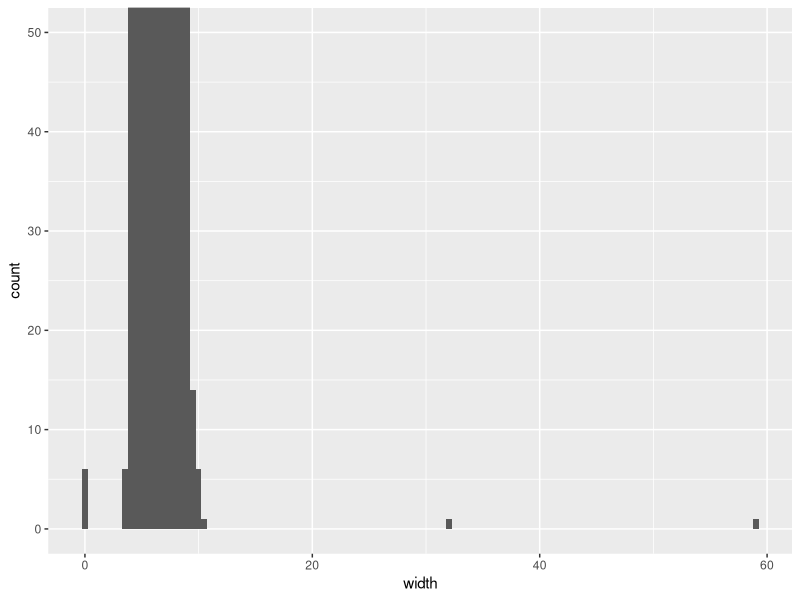
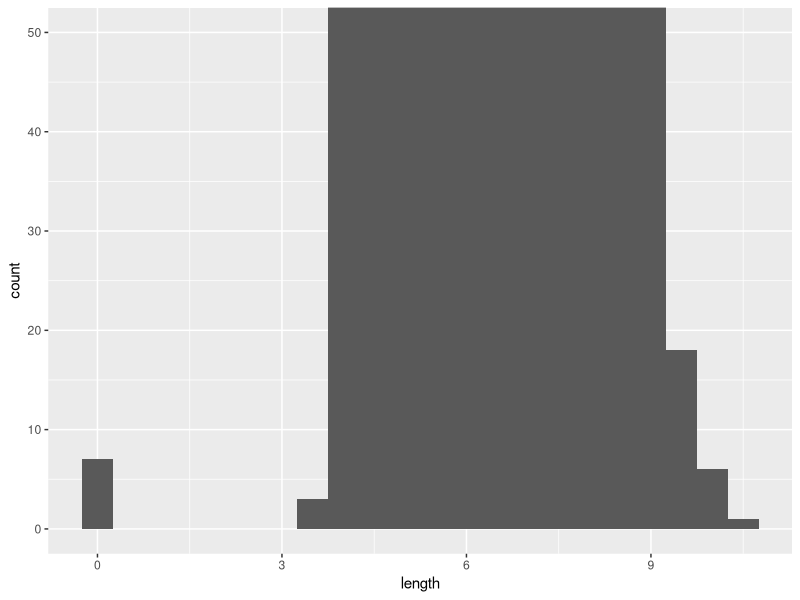
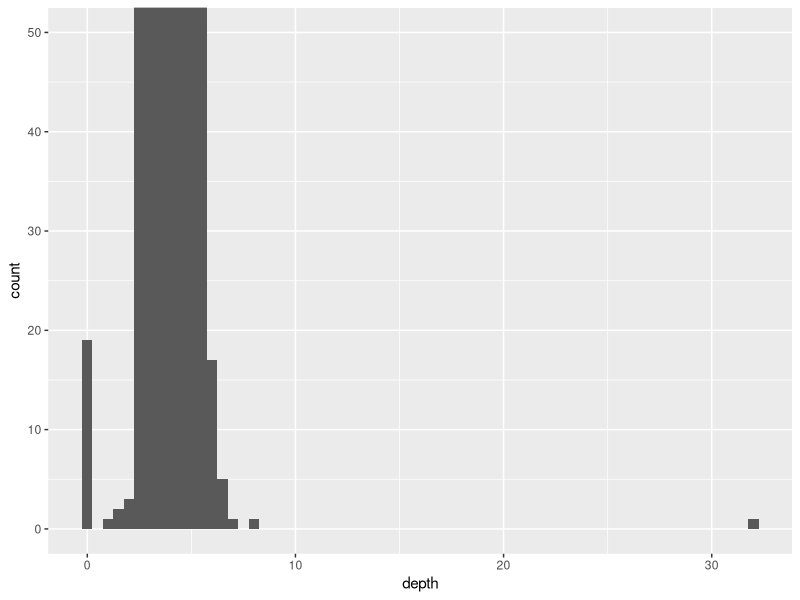
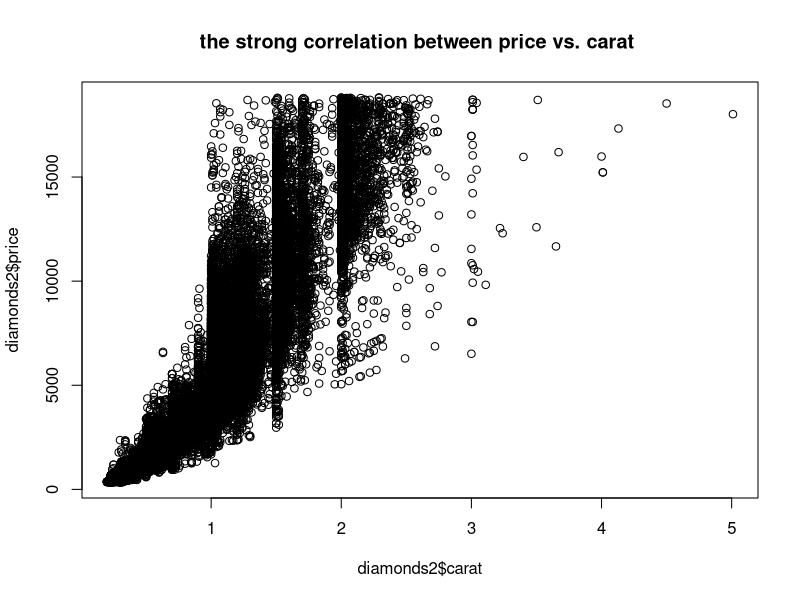
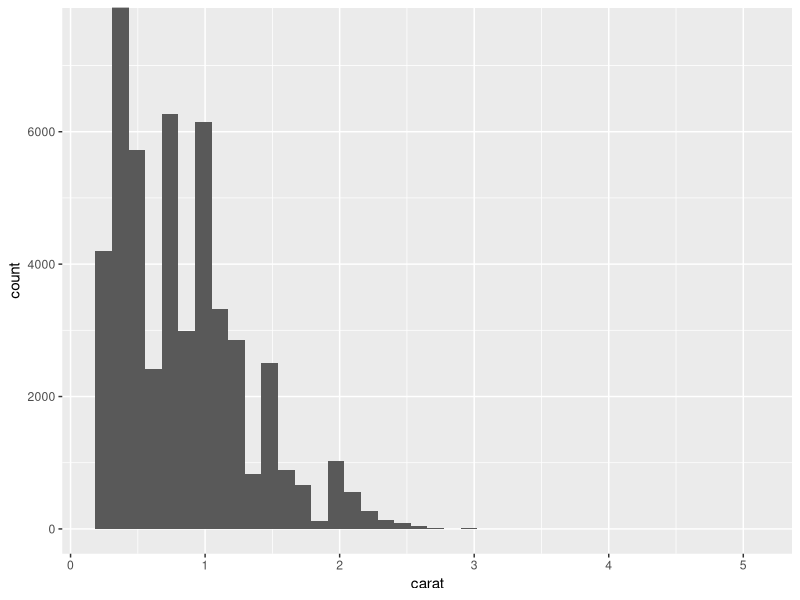
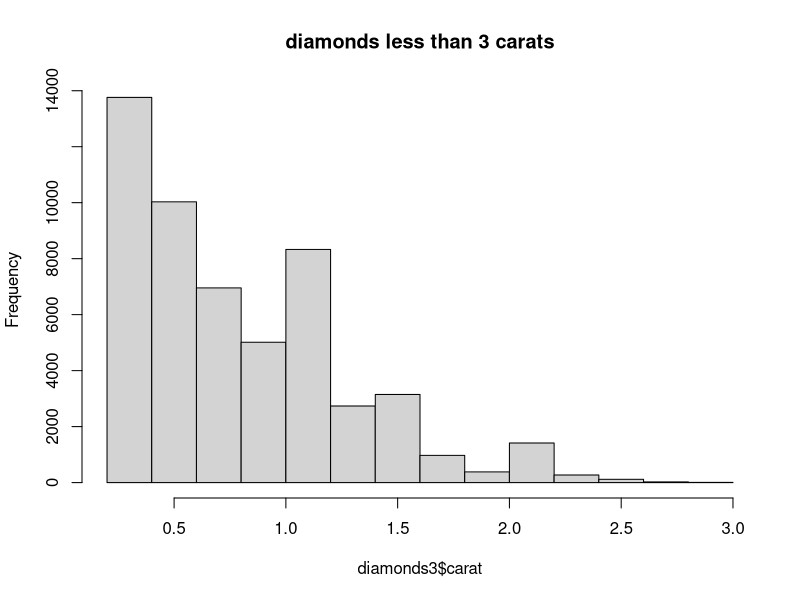
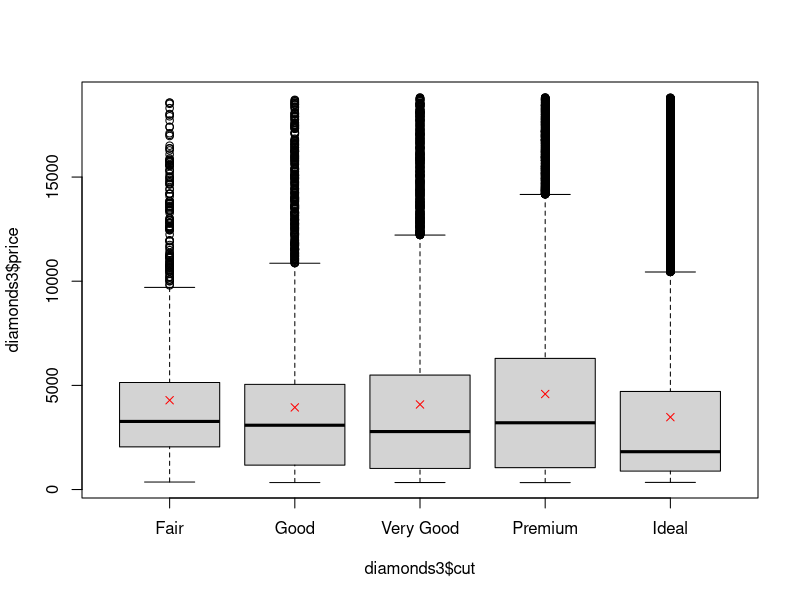
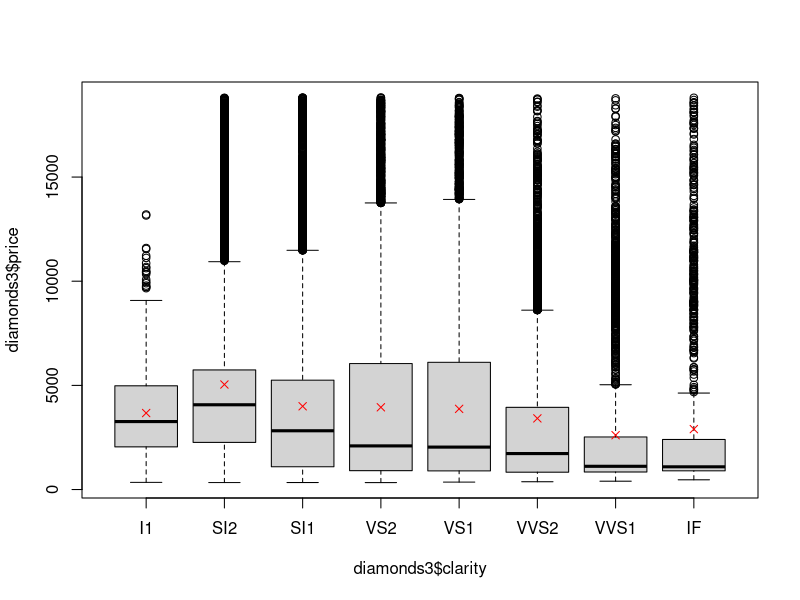

The R script that drew these images, in order:
###Prices of over 50,000 round cut diamonds

#create R prompt.
#load the libraries need for the project.
options(prompt = "R> ")

LoadLibraries <- function () {
  library(tidyverse)
  library(modelr)
  print("The libraries have been loaded.")
}
LoadLibraries()

#look at the help content of each variable in the dataset.
?diamonds

#glimpse to determine the type of variables and data type in the dataset.
glimpse(diamonds)
head(diamonds)

## ASK

#is there a potential business problem in this dataset to be solved?
#is there a story that could be told within this dataset? 
#note that we'll determine which predictor variables contribute the most to 
#the response(price) variable.


## PREPARE

#the dataset used for this project is one that has been installed in R. 
#therefore the dataset is a reliable source that can be used.

## PROCESS

#check to see if the data is clean and ready to be used for data analysis.

#check the dimension of the dataset.
dim(diamonds)

#check the summary for abnormal data.
summary(diamonds)

#check for duplicate data and remove.
#note removed 146 observations.
diamonds %>% n_distinct()
diamonds <- distinct(diamonds, .keep_all = TRUE)

#rename x, y, z variables with more clear names. 
renamed_diamonds <- diamonds %>%
  rename(length = x,
         width = y,
         depth = z,
         tot_depth = depth)

#plot and check the length, width and depth variables. 
#note the graph reveals some sizes(mm) that are highly unusual when y scale 
#is magnified. it occurs in the upper and/or lower limit.
ggplot(renamed_diamonds) +
  geom_histogram(aes(width), binwidth = 0.5) +
  coord_cartesian(ylim = c(0, 50))

ggplot(renamed_diamonds) +
  geom_histogram(aes(length), binwidth = 0.5) +
  coord_cartesian(ylim = c(0, 50))

ggplot(renamed_diamonds) +
  geom_histogram(aes(depth), binwidth = 0.5) +
  coord_cartesian(ylim = c(0, 50))

#filter only normal data to use for analysis.
#note 22 data observations were removed.
normal_diamonds <- renamed_diamonds %>%
  filter(between(width, 3, 20 )) %>%
  filter(between(length, 3, 11)) %>%
  filter(between(depth, 1,10)) %>%
  arrange(width) 

#check new dimensions
dim(normal_diamonds)

#keep normal data for analysis.
diamonds2 <- normal_diamonds

#determine what (Other) is for the clarity variable.
#inspecting clarity ordered factor data type for errors.
#no errors found.
diamonds2 %>% count(clarity) 


##ANALYSE

#analyse dataset to find relevant data. 

#keep only the data type numeric for the dataset.
numeric_data <- keep(diamonds2, is.numeric)

#observe the correlation between numeric data.
cor(numeric_data, use = "complete.obs")
cor(diamonds2$carat, diamonds2$price)

#plot and look for correlation with numeric data.
#note that price and carat have a strong correlation. 
#it will be difficult to interpret between the individual coefficients.
plot(diamonds2$carat, diamonds2$price,
     main = "the strong correlation between price vs. carat ")

#skip pairs(numeric_data) if your computer is slow. Long output time.
#pairs(numeric_data)  

#plot carat distribution.
#note there are not many observations of diamonds after 3 carats 
#because that weight would be extremely rare and expensive.
ggplot(diamonds2) +
  geom_histogram(aes(carat), bins = 40) +
  coord_cartesian(ylim = c(0, 7500)) 

#cut the data into bins to show the distribution of the carats.
diamonds2 %>%
  count(
    cut_width(carat, 0.5))

#filter and plot the dataset of diamonds with less than 3 carats.
#note 603 data observations were removed.
#note this will be the new normal dataset used for analysis.
diamonds3 <- diamonds2 %>%
  filter(
    between(carat, 0.25, 3)) %>%
  arrange(
    desc(carat))

hist(diamonds3$carat, main = "diamonds less than 3 carats")

#plot the price versus the ordered factors. 
#note that the price does not reflect an increase in quality 
#relative to the quality of the ordered factors.
boxplot(diamonds3$price~diamonds3$cut)
points(1:5, tapply(diamonds3$price, diamonds3$cut, mean), pch=4, col="red")

boxplot(diamonds3$price~diamonds3$clarity)
points(1:8, tapply(diamonds3$price, diamonds3$clarity, mean), pch=4, col="red")

boxplot(diamonds3$price~diamonds3$color)
points(1:7, tapply(diamonds3$price, diamonds3$color, mean), pch=4, col="red")

#fit linear regression model. 
#produce this for each ordered factor variable.
#check the summary for statistical significance.
#note that there is statistical evidence(p-value<0.05) to reject H0.
mod_cut <- lm(price~cut, data = diamonds3)
summary(mod_cut)

mod_clarity <- lm(price~clarity, data = diamonds3)
summary(mod_clarity)

mod_color <- lm(price~color, data = diamonds3)
summary(mod_color)
 
#add the log transform for the price and carat variables to the dataset.
#note that the scale is now normalize between price and carat.
diamonds3 <- diamonds3 %>%
  mutate(lprice = log2(price), 
         lcarat = log2(carat))

#plot the relationship between lprice and lcarat which will be on a log scale.
#note that there is a strong interaction effect between price and carat.
#show strong positive correlation.
ggplot(diamonds3, aes(lcarat, lprice)) +
  geom_hex(bins = 50)

cor(diamonds3$lcarat, diamonds3$lprice)


#fit a simple linear regression  model.
#check the summary for model details.
##there is statistical evidence(p-value<0.05) to reject H0.
mod_carat <- lm(lprice ~ lcarat, data = diamonds3)
summary(mod_carat)

#create data grid to overlay on the plot.
#add the predictions. 
(grid <- diamonds3 %>%
    data_grid(carat = seq_range(carat, 20)) %>%
    mutate(lcarat = log2(carat)) %>%
    add_predictions(mod_carat, "lprice") %>%
    mutate(price = 2 ^ lprice))

#plot the relationship between price and carat with the prediction line for 
#the response variable(price).
#note that some of the larger diamonds are cheaper than expected, this probably
#could be due to no price being over $19000.
ggplot(diamonds3, aes(carat, price)) +
  geom_hex(bins = 50) +
  geom_line(data = grid, color = "red", linewidth = 1)

#add the residual variable for price to the dataset.
diamonds3 <- diamonds3 %>%
  add_residuals(mod_carat, "lresid")

#plot the residual to see that we removed the strong effect(correlation) of 
#carat from price.
#note the residuals are scattered in a normal random pattern along lresid.
ggplot(diamonds3, aes(lcarat, lresid)) +
  geom_hex(bins = 50)

#fit a more complicated model including the categorical variables of cut, clarity
#and color. it has statistical significance and yields a higher R-squared.
#this model is more difficult to plot due to more predictor variables.
mod_diamonds <-  lm(lprice ~ lcarat +cut+clarity+color, data = diamonds3)
summary(mod_diamonds)

#create data grid and plot the prediction of cut.
(grid2 <- diamonds3 %>%
  data_grid(cut, .model =  mod_diamonds) %>%
  add_predictions(mod_diamonds))

ggplot(grid2, aes(cut, pred)) + 
  geom_point()

#add the residual variable for price to the dataset.
diamonds3 <- diamonds3 %>%
  add_residuals(mod_diamonds, "lresid2")

#plot the residual to see that we removed the strong effect(correlation) of 
#carat from price, while also including the ordered factor variables.
#note the residuals are scattered in a normal random pattern along lresid but
#there are a few more larger residuals. 
#note lresid is on a log scale, where the 2 is 4X the expected price.
ggplot(diamonds3, aes(lcarat, lresid2)) +
  geom_hex(bins =50)

#filter the larger residuals to determine if there's an opportunity to buy 
#diamonds priced incorrectly.
#nothing really stands out as an opportunity.
diamonds3 %>%
  filter(abs(lresid2) > 1) %>%
  add_predictions(mod_diamonds) %>%
  mutate(pred = round(2 ^ pred)) %>%
  select(price, pred, carat:table) %>%
  arrange(price)


##SHARE

#the story that was told within this dataset.

#plot the residual(lresid) instead of price to get the desired relationship
#that was expected for the cut, clarity, and color.
#note as the quality of diamond increases, so too does price.
#note lresid is on a log scale, where the -1 are half the expected price and 1
#is twice the expected price.
ggplot(diamonds3, aes(cut, lresid)) + 
  geom_boxplot() +
   labs(
    title = paste("The quality of diamond cut increases, so too does price."),
    subtitle = paste(
      "Quality of the cut (Fair, Good, Very Good, Premium, Ideal)")
    )
   
ggplot(diamonds3, aes(clarity, lresid)) + 
  geom_boxplot() +
  labs(
    title = paste("The quality of diamond clarity increases, so too does price."),
    subtitle = paste(
      "Quality of diamond clarity, from I1 (worst), SI2, SI1, VS2, VS1, VVS2, 
      VVS1, IF (best)")
  )
  
ggplot(diamonds3, aes(color, lresid)) + 
  geom_boxplot() +
  labs(
    title = paste("The quality of diamond color decreases, so too does price."),
      subtitle = paste("Quality of the color from D (best) to J (worst)")
  )


# END OF PROJECT




